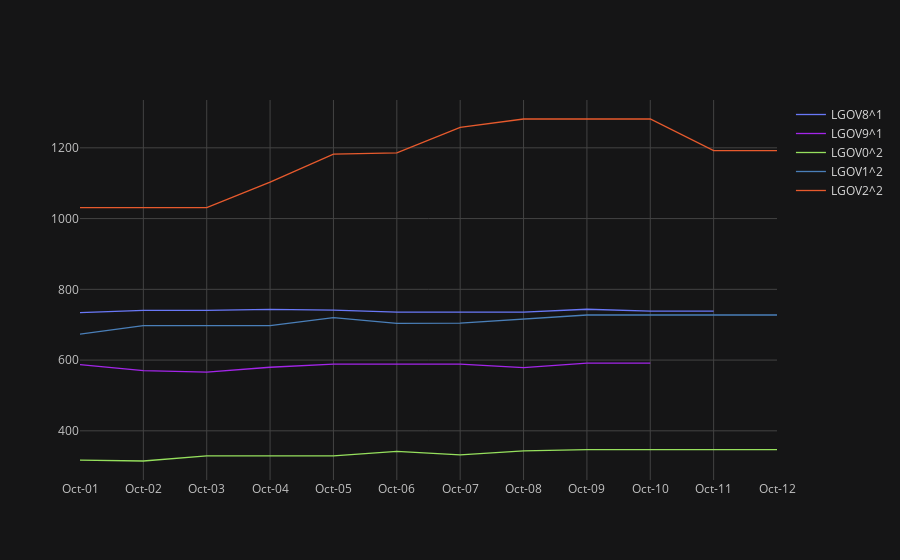

Notebook code for this chart:
### Markdown cell above
### <span style="color:#6978F7">Commodities intra-month seasonality chart</span>

This module allows the user to plot a seasonality chart by specifying the futures contract RIC, number of years to look back and the required month.

<b>cmdty_seasonality.<span style=" color:green">get_data</span></b><i>(ric, number_of_years, month = int)</i>
<br>Returns a plotly chart.</br>

|<p align="left">Parameter</p>| Description | Possible arguments |
|----|----|----|
|<p align="left"><b>ric</b></p>| A futures contract RIC. | string |
|<p align="left"><b>number_of_years</b></p>| Determines the number of years that the method will look back for seasonality.  | int |
|<p align="left"><b>month</b></p>| Choose the month number. | int |

### Code cell
ric = 'LGOc1'
num_years = 5
mm = 10
df = cmdty_seasonality.get_data(ric, num_years, mm)
df

### Figure 1 — Plotly figure (JSON) as saved in the notebook; plotly's stock layout.template omitted (floating-point values rounded to 4 significant figures)
{"data": [{"line": {"color": "rgba(105, 120, 247, 1.0)", "dash": "solid", "shape": "linear", "width": 1.3}, "mode": "lines", "name": "LGOV8^1", "text": "", "type": "scatter", "x": ["Oct-01", "Oct-02", "Oct-03", "Oct-04", "Oct-05", "Oct-06", "Oct-07", "Oct-08", "Oct-09", "Oct-10", "Oct-11", "Oct-12"], "y": [734, 740.8, 740.8, 743.2, 741.2, 735.8, 735.8, 735.8, 743.8, 738.5, 738.5, ""]}, {"line": {"color": "rgba(163, 37, 233, 1.0)", "dash": "solid", "shape": "linear", "width": 1.3}, "mode": "lines", "name": "LGOV9^1", "text": "", "type": "scatter", "x": ["Oct-01", "Oct-02", "Oct-03", "Oct-04", "Oct-05", "Oct-06", "Oct-07", "Oct-08", "Oct-09", "Oct-10", "Oct-11", "Oct-12"], "y": [587.2, 570.5, 566.2, 579.8, 588.8, 588.8, 588.8, 578.8, 591.2, 591.2, "", ""]}, {"line": {"color": "rgba(150, 224, 93, 1.0)", "dash": "solid", "shape": "linear", "width": 1.3}, "mode": "lines", "name": "LGOV0^2", "text": "", "type": "scatter", "x": ["Oct-01", "Oct-02", "Oct-03", "Oct-04", "Oct-05", "Oct-06", "Oct-07", "Oct-08", "Oct-09", "Oct-10", "Oct-11", "Oct-12"], "y": [317, 314.8, 329, 329, 329, 341.8, 332.2, 343.5, 347, 347, 347, 347]}, {"line": {"color": "rgba(74, 127, 185, 1.0)", "dash": "solid", "shape": "linear", "width": 1.3}, "mode": "lines", "name": "LGOV1^2", "text": "", "type": "scatter", "x": ["Oct-01", "Oct-02", "Oct-03", "Oct-04", "Oct-05", "Oct-06", "Oct-07", "Oct-08", "Oct-09", "Oct-10", "Oct-11", "Oct-12"], "y": [673.2, 697.5, 697.5, 697.5, 720.2, 703.5, 704.5, 716.8, 727.5, 727.5, 727.5, 727.5]}, {"line": {"color": "rgba(231, 90, 45, 1.0)", "dash": "solid", "shape": "linear", "width": 1.3}, "mode": "lines", "name": "LGOV2^2", "text": "", "type": "scatter", "x": ["Oct-01", "Oct-02", "Oct-03", "Oct-04", "Oct-05", "Oct-06", "Oct-07", "Oct-08", "Oct-09", "Oct-10", "Oct-11", "Oct-12"], "y": [1031.0, 1031.0, 1031.0, 1103.0, 1182.0, 1186.0, 1258.0, 1282.0, 1282.0, 1282.0, 1192, 1192]}], "layout": {"autosize": true, "legend": {"bgcolor": "#151516", "font": {"color": "#D9D9D9"}}, "paper_bgcolor": "#151516", "plot_bgcolor": "#151516", "title": {"font": {"color": "#D9D9D9"}}, "xaxis": {"autorange": true, "gridcolor": "#434343", "range": [0, 11], "showgrid": true, "tickfont": {"color": "#C2C2C2"}, "title": {"font": {"color": "#D9D9D9"}, "text": ""}, "type": "category", "zerolinecolor": "#666570"}, "yaxis": {"autorange": true, "gridcolor": "#434343", "range": [261.0, 1335.0], "showgrid": true, "tickfont": {"color": "#C2C2C2"}, "title": {"font": {"color": "#D9D9D9"}, "text": ""}, "type": "linear", "zerolinecolor": "#666570"}}}
